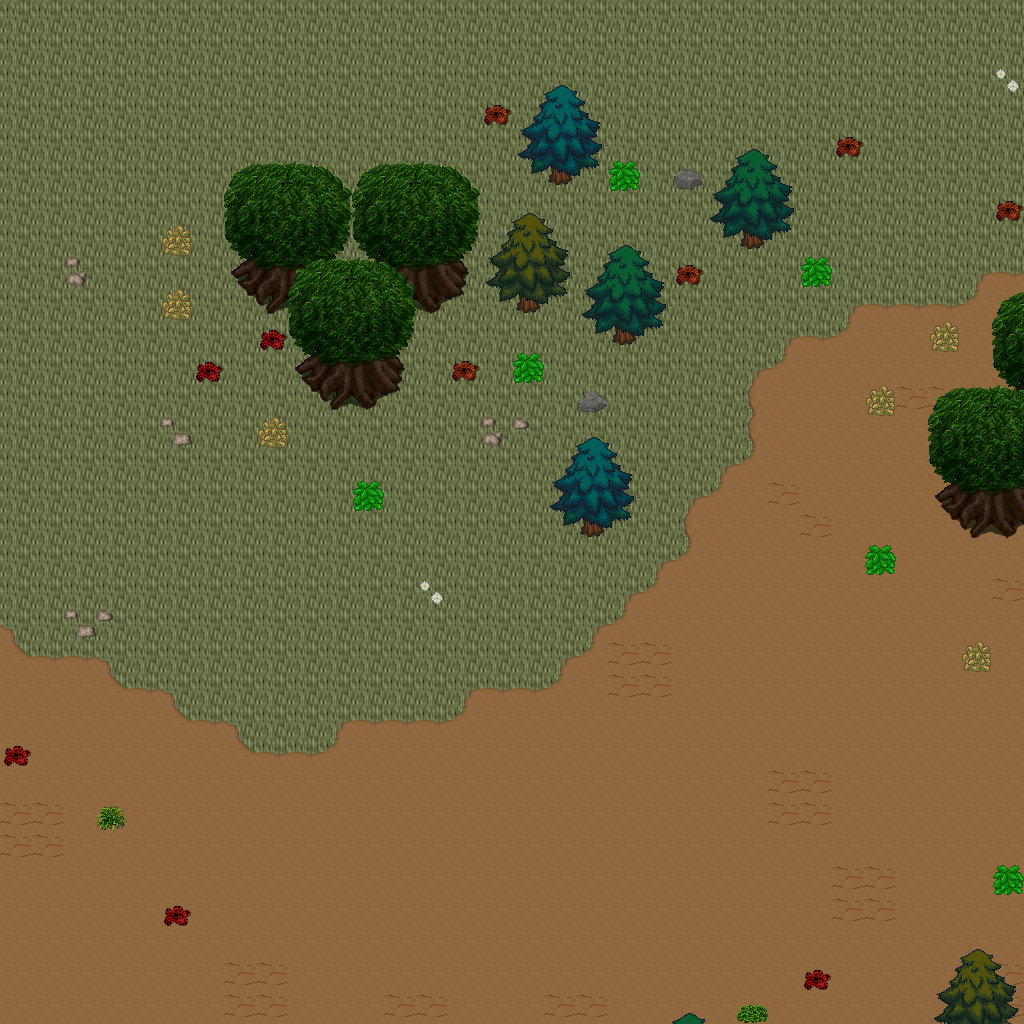

A level layout from a 2D game, rendered from its tile map. Below: a short description, then the map file with tile-grid data replaced by summaries:
An orthogonal 32x32 tile map with 32x32 px tiles, 5 tile layers (Ground, Objects, Objects2, Above, ...), 1 hidden layer not drawn, 25 tilesets.

<map version="1.10" tiledversion="1.11.0" orientation="orthogonal" renderorder="right-down" width="32" height="32" tilewidth="32" tileheight="32" infinite="0" nextlayerid="11" nextobjectid="1">
 <tileset firstgid="1" name="ground_ground" tilewidth="32" tileheight="32" tilecount="33" columns="3">
  <image source="../drawable/ground_ground.png" width="96" height="352" />
 </tileset>
 <tileset firstgid="34" name="ground_grass_edges" tilewidth="32" tileheight="32" tilecount="36" columns="12">
  <image source="../drawable/ground_grass_edges.png" width="384" height="96" />
 </tileset>
 <tileset firstgid="70" name="ground_ridge_earth_dark" tilewidth="32" tileheight="32" tilecount="96" columns="12">
  <image source="../drawable/ground_ridge_earth_dark.png" width="384" height="256" />
 </tileset>
 <tileset firstgid="166" name="plant_flower_daisy_white" tilewidth="32" tileheight="32" tilecount="8" columns="2">
  <image source="../drawable/plant_flower_daisy_white.png" width="64" height="128" />
 </tileset>
 <tileset firstgid="174" name="plant_grasses" tilewidth="32" tileheight="32" tilecount="6" columns="3">
  <image source="../drawable/plant_grasses.png" width="96" height="64" />
 </tileset>
 <tileset firstgid="180" name="ground_rock_pebbles" tilewidth="32" tileheight="32" tilecount="3" columns="1">
  <image source="../drawable/ground_rock_pebbles.png" width="32" height="96" />
 </tileset>
 <tileset firstgid="183" name="plant_flower_daisy_blue" tilewidth="32" tileheight="32" tilecount="8" columns="2">
  <image source="../drawable/plant_flower_daisy_blue.png" width="64" height="128" />
 </tileset>
 <tileset firstgid="191" name="ground_ladder_vertical_dark" tilewidth="32" tileheight="32" tilecount="3" columns="3">
  <image source="../drawable/ground_ladder_vertical_dark.png" width="96" height="32" />
 </tileset>
 <tileset firstgid="194" name="item_corpse_huge_animal" tilewidth="32" tileheight="32" tilecount="16" columns="2">
  <image source="../drawable/item_corpse_huge_animal.png" width="64" height="256" />
 </tileset>
 <tileset firstgid="210" name="ground_ladder_steps" tilewidth="32" tileheight="32" tilecount="6" columns="3">
  <image source="../drawable/ground_ladder_steps.png" width="96" height="64" />
 </tileset>
 <tileset firstgid="216" name="logic_creature_rodent" tilewidth="32" tileheight="32" tilecount="8" columns="8">
  <image source="../drawable/logic_creature_rodent.png" width="256" height="32" />
 </tileset>
 <tileset firstgid="224" name="logic_creature_animal" tilewidth="32" tileheight="32" tilecount="32" columns="8">
  <image source="../drawable/logic_creature_animal.png" width="256" height="128" />
 </tileset>
 <tileset firstgid="256" name="logic_portal" tilewidth="32" tileheight="32" tilecount="24" columns="8">
  <image source="../drawable/logic_portal.png" width="256" height="96" />
 </tileset>
 <tileset firstgid="280" name="logic_creature_orc" tilewidth="32" tileheight="32" tilecount="6" columns="6">
  <image source="../drawable/logic_creature_orc.png" width="192" height="32" />
 </tileset>
 <tileset firstgid="286" name="logic_collision" tilewidth="32" tileheight="32" tilecount="1" columns="1">
  <image source="../drawable/logic_collision.png" width="32" height="32" />
 </tileset>
 <tileset firstgid="287" name="ground_green_paving" tilewidth="32" tileheight="32" tilecount="18" columns="3">
  <image source="../drawable/ground_green_paving.png" width="96" height="192" />
 </tileset>
 <tileset firstgid="305" name="logic_protection" tilewidth="32" tileheight="32" tilecount="2" columns="2">
  <image source="../drawable/logic_protection.png" width="64" height="32" />
 </tileset>
 <tileset firstgid="307" name="ground_earth_edges" tilewidth="32" tileheight="32" tilecount="18" columns="6">
  <image source="../drawable/ground_earth_edges.png" width="192" height="96" />
 </tileset>
 <tileset firstgid="325" name="ground_grass_corners" tilewidth="32" tileheight="32" tilecount="24" columns="6">
  <image source="../drawable/ground_grass_corners.png" width="192" height="128" />
 </tileset>
 <tileset firstgid="349" name="plant_tree_tree_darkgreen" tilewidth="32" tileheight="32" tilecount="88" columns="8">
  <image source="../drawable/plant_tree_tree_darkgreen.png" width="256" height="352" />
 </tileset>
 <tileset firstgid="437" name="plant_tree_evergreen" tilewidth="32" tileheight="32" tilecount="36" columns="3">
  <image source="../drawable/plant_tree_evergreen.png" width="96" height="384" />
 </tileset>
 <tileset firstgid="473" name="building_decoration_rocks" tilewidth="32" tileheight="32" tilecount="6" columns="3">
  <image source="../drawable/building_decoration_rocks.png" width="96" height="64" />
 </tileset>
 <tileset firstgid="479" name="plant_bush_bushes" tilewidth="32" tileheight="32" tilecount="10" columns="5">
  <image source="../drawable/plant_bush_bushes.png" width="160" height="64" />
 </tileset>
 <tileset firstgid="489" name="plant_bush_various_small" tilewidth="32" tileheight="32" tilecount="9" columns="3">
  <image source="../drawable/plant_bush_various_small.png" width="96" height="96" />
 </tileset>
 <tileset firstgid="498" name="ground_dry_grass" tilewidth="32" tileheight="32" tilecount="54" columns="9">
  <image source="../drawable/ground_dry_grass.png" width="288" height="192" />
 </tileset>
 <layer id="1" name="Ground" width="32" height="32">
  <data>[1024 cells, 1024 non-empty, 2 distinct tile ids]</data>
 </layer>
 <layer id="2" name="Objects" width="32" height="32">
  <data>[1024 cells, 142 non-empty, 26 distinct tile ids]</data>
 </layer>
 <layer id="3" name="Objects2" width="32" height="32">
  <data>[1024 cells, 4 non-empty, 2 distinct tile ids]</data>
 </layer>
 <layer id="4" name="Above" width="32" height="32">
  <data>[1024 cells, 108 non-empty, 42 distinct tile ids]</data>
 </layer>
 <layer id="5" name="Above2" width="32" height="32">
  <data>[1024 cells, 8 non-empty, 4 distinct tile ids]</data>
 </layer>
 <layer id="6" name="Walkable" width="32" height="32" visible="0">
  <data>[1024 cells, 55 non-empty, 1 distinct tile ids]</data>
 </layer>
 <objectgroup id="7" name="Mapevents" />
 <objectgroup id="8" name="Spawn" />
 <objectgroup id="9" name="Keys" />
 <objectgroup id="10" name="Replace" />
</map>
